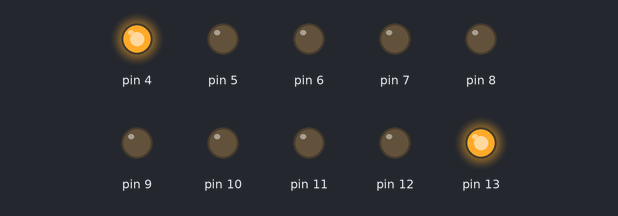
Bench run of a sketch on a simulated Arduino Uno, built with avr-gcc and run on an emulated ATmega328P. Parts: output pins drawn as LEDs (lit = HIGH).

Above: at 0.03 s.
At 0.69 s:
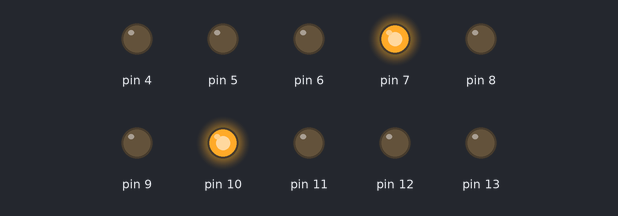
At 1.35 s:
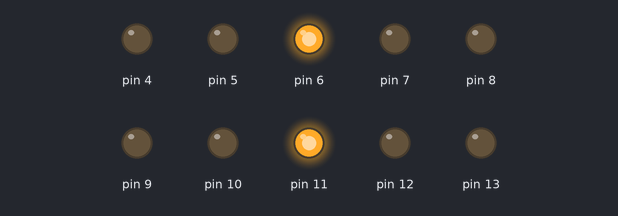
At 2.19 s:
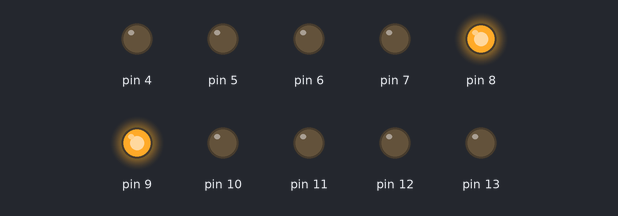
At 2.85 s:
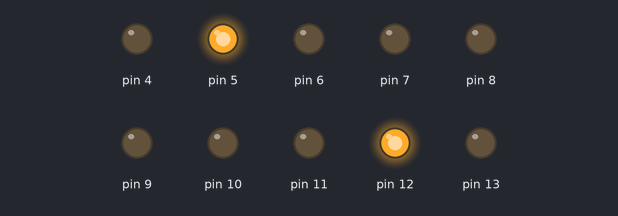
Timing chart, 0 to 3.1 s (numbered marks = the images above):
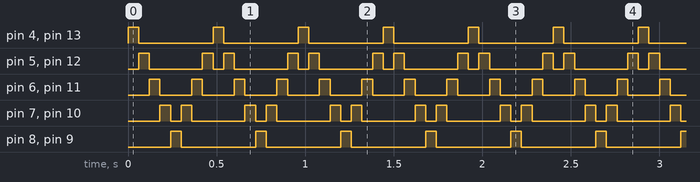

Measured:
- by itself, pin 4, pin 8, pin 9, pin 13: alternates HIGH for 0.06 s and LOW for 0.42 s
- by itself, pin 5, pin 12: repeats every 0.48 s: LOW 0.30 s, HIGH 0.06 s, LOW 0.06 s, HIGH 0.06 s
- by itself, pin 6, pin 11: alternates HIGH for 0.06 s and LOW for 0.18 s
- by itself, pin 7, pin 10: repeats every 0.48 s: LOW 0.06 s, HIGH 0.06 s, LOW 0.30 s, HIGH 0.06 s

The sketch:

18-efeito-luminoso.ino
```cpp
/**
  Efeito luminoso
  @author Erica Viana
  */

int efeito = 60;

void setup() {
  for (int i = 4; i < 14; i++) {
    pinMode(i, OUTPUT);
  }
}

void loop() {
  // ciclo 1
  digitalWrite(4, HIGH);
  digitalWrite(13, HIGH);
  delay(efeito);
  digitalWrite(4, LOW);
  digitalWrite(13, LOW);

  // ciclo 2
  digitalWrite(5, HIGH);
  digitalWrite(12, HIGH);
  delay(efeito);
  digitalWrite(5, LOW);
  digitalWrite(12, LOW);

  // ciclo 3
  digitalWrite(6, HIGH);
  digitalWrite(11, HIGH);
  delay(efeito);
  digitalWrite(6, LOW);
  digitalWrite(11, LOW);

  // ciclo 4
  digitalWrite(7, HIGH);
  digitalWrite(10, HIGH);
  delay(efeito);
  digitalWrite(7, LOW);
  digitalWrite(10, LOW);

  // ciclo 5
  digitalWrite(8, HIGH);
  digitalWrite(9, HIGH);
  delay(efeito);
  digitalWrite(8, LOW);
  digitalWrite(9, LOW);

  // ciclo 6 - RETORNO
  digitalWrite(10, HIGH);
  digitalWrite(7, HIGH);
  delay(efeito);
  digitalWrite(10, LOW);
  digitalWrite(7, LOW);

  // ciclo 7
  digitalWrite(11, HIGH);
  digitalWrite(6, HIGH);
  delay(efeito);
  digitalWrite(11, LOW);
  digitalWrite(6, LOW);

  // ciclo 8
  digitalWrite(12, HIGH);
  digitalWrite(5, HIGH);
  delay(efeito);
  digitalWrite(12, LOW);
  digitalWrite(5, LOW);
}
```
